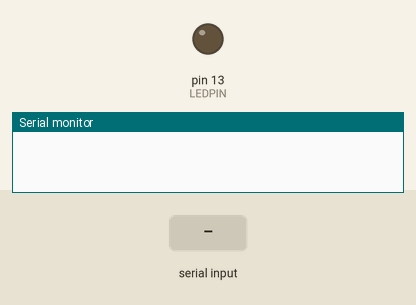
Recording of a sketch running on a simulated Arduino Uno, built with avr-gcc and run on an emulated ATmega328P. Shown: output pins drawn as LEDs (lit = HIGH), the last lines printed to the serial monitor. The inputs (shaded band) are chosen by the test bench.

Above: at 1.2 s.
1.3 s: "on\n" received over Serial
At 2.3 s:
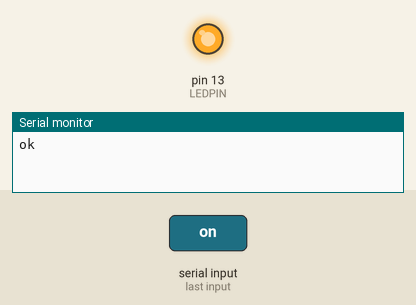
2.8 s: "off\n" received over Serial
At 3.4 s:
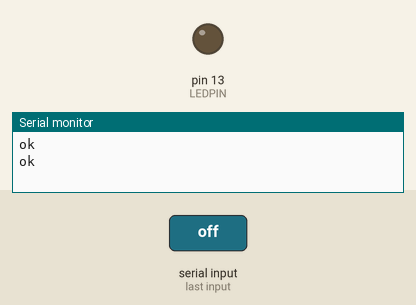
Timing chart, 0 to 5.8 s (numbered marks = the images above; inputs shaded):
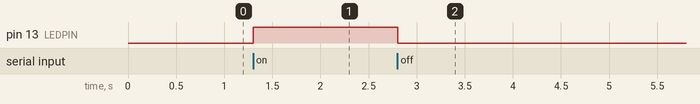

The sketch:

LEDSerial.ino
```cpp
#define BUFFERSIZE 255
#define LEDPIN 13
void setup() {
  // put your setup code here, to run once:
  Serial.begin(9600);
  pinMode(LEDPIN, OUTPUT);
}

void loop() {
  char buffer[BUFFERSIZE];
  if(Serial.available()){//there is a byte here.
    int nbytes = Serial.readBytesUntil('\n', buffer, BUFFERSIZE-1);
    buffer[nbytes] = 0; //null terminated string
    String message = String(buffer);
    if(message == "status"){
      int d = digitalRead(LEDPIN);
      Serial.println(d==HIGH?"on":"off");
    }
    else if(message == "on"){
      digitalWrite(LEDPIN, HIGH);
      Serial.println("ok");
    }
    else if(message == "off"){
      digitalWrite(LEDPIN, LOW);
      Serial.println("ok");
    }
    else{
      Serial.println("bad command");
    }
  }
}
```

Measured:
- after the input at 1.3 s, pin 13 (LEDPIN): LOW → HIGH at once
- after the input at 2.8 s, pin 13 (LEDPIN): HIGH → LOW at once
